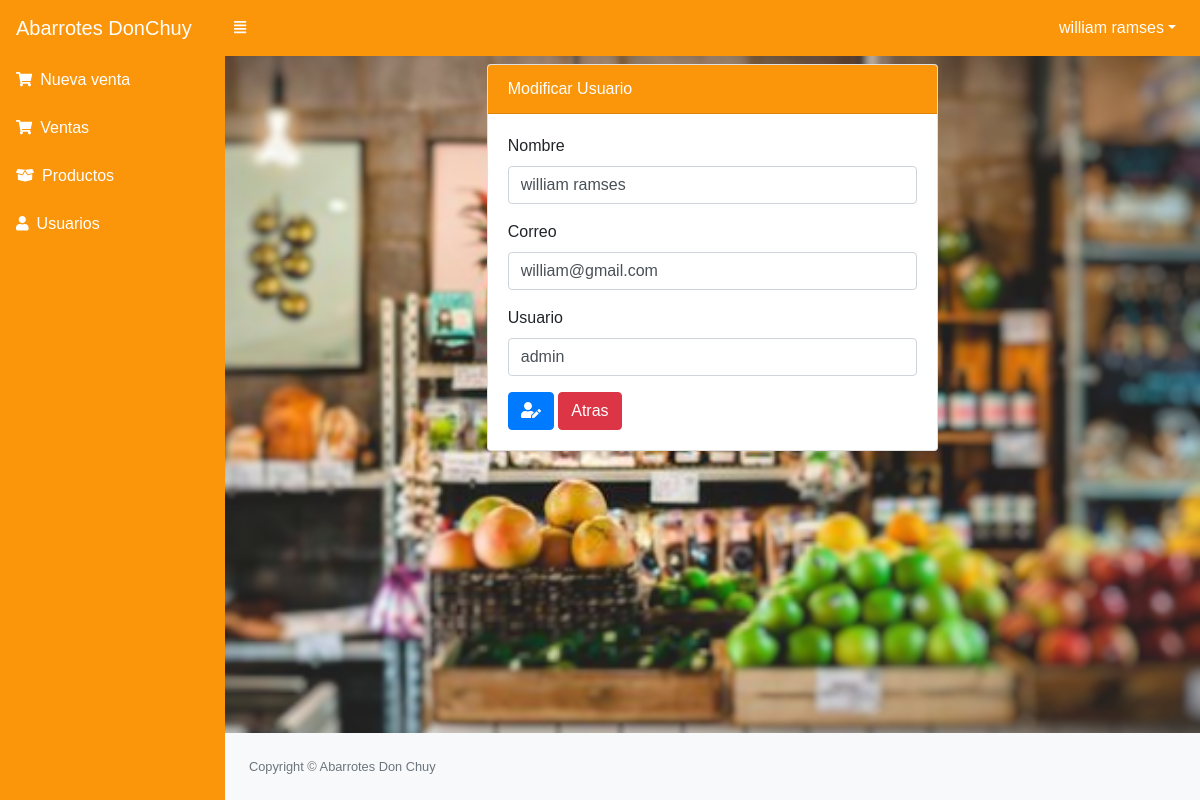
Page /src/editar_usuario.php?id=1 (signed in) on the committed database.
### tables this page shows
CREATE TABLE `usuario` (
  `idusuario` int(11) NOT NULL,
  `nombre` varchar(100) NOT NULL,
  `correo` varchar(100) NOT NULL,
  `usuario` varchar(20) NOT NULL,
  `clave` varchar(50) NOT NULL,
  `estado` int(11) NOT NULL DEFAULT 1
);

### src/editar_usuario.php (the view, shortened to what this page needs)
<?php include_once "includes/header.php";
require "../conexion.php";
$idusuario = $_REQUEST['id'];
$sql = mysqli_query($conexion, "SELECT * FROM usuario WHERE idusuario = $idusuario");
$result_sql = mysqli_num_rows($sql);
if ($result_sql == 0) {
    header("Location: usuarios.php");
} else {
    if ($data = mysqli_fetch_array($sql)) {
        $nombre = $data['nombre'];
        $correo = $data['correo'];
        $usuario = $data['usuario'];
    }
}
?>
<div class="row">
    <div class="col-md-6 mx-auto">
        <div class="card">
            <div class="card-header bg-primary text-white">
                Modificar Usuario
            </div>
            <div class="card-body">
                <form class="" action="" method="post">
                    <div class="form-group">
                        <label for="nombre">Nombre</label>
                        <input type="text" placeholder="Ingrese nombre" class="form-control" name="nombre" id="nombre" value="<?php echo $nombre; ?>">
                    </div>
                    <div class="form-group">
                        <label for="correo">Correo</label>
                        <input type="text" placeholder="Ingrese correo" class="form-control" name="correo" id="correo" value="<?php echo $correo; ?>">
                    </div>
                    <div class="form-group">
                        <label for="usuario">Usuario</label>
                        <input type="text" placeholder="Ingrese usuario" class="form-control" name="usuario" id="usuario" value="<?php echo $usuario; ?>">
                    </div>
                    <button type="submit" class="btn btn-primary"><i class="fas fa-user-edit"></i></button>
                    <a href="usuarios.php" class="btn btn-danger">Atras</a>
                </form>
            </div>
        </div>
    </div>
</div>
<?php include_once "includes/footer.php"; ?>

### src/includes/header.php (style rules this page uses)
body { margin: 0; padding: 0; background: url(assets/img/desen.png); background-size: cover; background-position: center; font-family: sans-serif; }

### rows in the picture
usuario: nombre "william ramses", correo "william@gmail.com", usuario "admin"

### other values in the picture
$_SESSION['nombre'] "william ramses"
